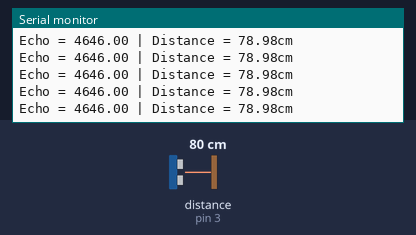
Bench run of a sketch on a simulated Arduino Uno, built with avr-gcc and run on an emulated ATmega328P. On the bench: the last lines printed to the serial monitor. Wiring (inferred from the names in the program): ultrasonic range finder: trigger pin 2; echo pin 3. The inputs (shaded band) are chosen by the test bench; at power-on: distance to the obstacle (sensor on pin 3) 80 cm. The echo pulse lasts 58.3 µs per cm.

Above: at 1.2 s.
1.3 s: distance to the obstacle (sensor on pin 3) set to 2 cm
At 1.39 s:
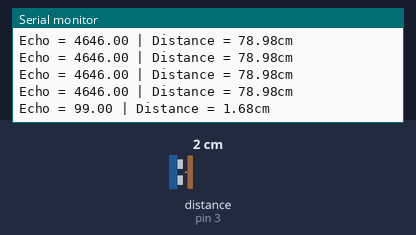
2.8 s: distance to the obstacle (sensor on pin 3) set to 4 cm
At 2.81 s:
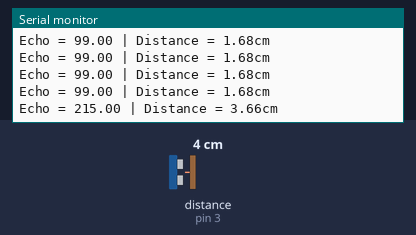
Timing chart, 0 to 5.8 s (numbered marks = the images above; inputs shaded):
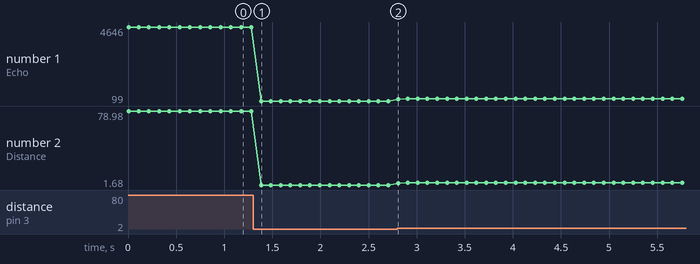

The sketch:

function_test.ino
```cpp
#define Trig 2
#define Echo 3

float cm, temp;

void setup() {
    // put your setup code here, to run once:

    // LED测试
    //  pinMode(LED_BUILTIN, OUTPUT);

    // 红外测试
    //  pinMode(2, INPUT);
    //  pinMode(LED_BUILTIN, OUTPUT);

    // 超声波测试
    Serial.begin(115200);
    pinMode(Trig, OUTPUT);
    pinMode(Echo, INPUT);
}

void loop() {
    // put your main code here, to run repeatedly:

    // LED测试
    //  digitalWrite(LED_BUILTIN, HIGH);

    // 串口测试
    //  SoftwareSerial mySerial(2,3);
    //  if (mySerial.available())
    //    Serial.write(mySerial.read());
    //  if (Serial.available())
    //    Serial.write(Serial.read());

    // 红外测试
    //  digitalWrite(LED_BUILTIN, digitalRead(2));

    // 超声波测试
    //  digitalWrite(Trig, LOW);
    //  delay(2);
    digitalWrite(Trig, HIGH);
    delayMicroseconds(10);
    digitalWrite(Trig, LOW);

    temp = float(pulseIn(Echo, HIGH));
    cm = temp * 17.0 / 1000.0;

    Serial.print("Echo = ");
    Serial.print(temp);
    Serial.print(" | Distance = ");
    Serial.print(cm);
    Serial.println("cm");
    delay(100);
    //  Serial.println("test");
}
```

Measured:
- after the input at 1.3 s, the serial monitor: prints a new line after 0.08 s (image 1)
- after the input at 2.8 s, the serial monitor: prints a new line at once (image 2)
- plotted number 1: 4646 → 99 after the input at 1.3 s, 99 → 235 after the input at 2.8 s
- plotted number 2: 78.98 → 1.68 after the input at 1.3 s, 1.68 → 4 after the input at 2.8 s
